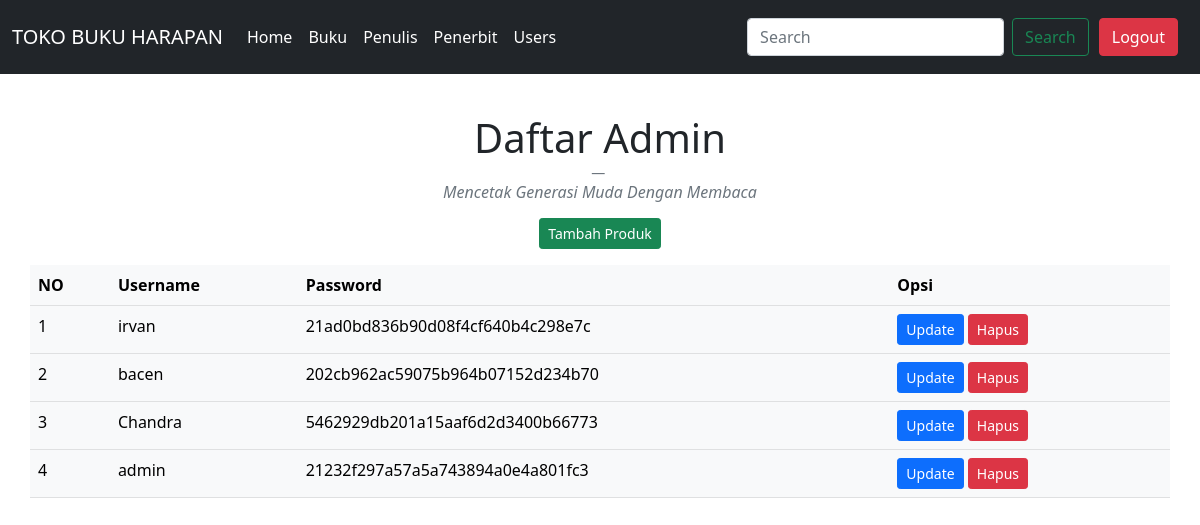
The page /admin/users/index.php (signed in) on the database its author committed.
### tables this page shows
CREATE TABLE `users` (
  `id` int(11) NOT NULL,
  `username` varchar(50) NOT NULL,
  `password` text NOT NULL
);

### admin/users/index.php (the view, shortened to what this page needs)
<!DOCTYPE html>
<html lang="en">
<head>
    <link href="https://cdn.jsdelivr.net/npm/bootstrap@5.0.0-beta3/dist/css/bootstrap.min.css" rel="stylesheet">
</head>
<body>
        <nav class="navbar navbar-expand-lg navbar-dark bg-dark">
  <div class="container-fluid">
    <a class="navbar-brand" href="#">TOKO BUKU HARAPAN</a>
    <div class="collapse navbar-collapse" id="navbarTogglerDemo03">
      <ul class="navbar-nav me-auto mb-2 mb-lg-0">
        <li class="nav-item">
          <a class="nav-link active" aria-current="page" href="../index.php">Home
          </a>
        </li>
        <li class="nav-item">
          <a class="nav-link active" href="../books/index.php">Buku</a>
        </li>
        <li class="nav-item">
          <a class="nav-link active" href="../writers/index.php">Penulis</a>
        </li>
        <li class="nav-item">
          <a class="nav-link active" href="../publisher/index.php">Penerbit</a>
        </li>
        <li class="nav-item">
          <a class="nav-link active" href="../users/index.php">Users</a>
        </li>
      </ul>
      <form class="d-flex">
        <input class="form-control me-2" type="search" placeholder="Search" aria-label="Search">
        <button class="btn btn-outline-success" type="submit">Search</button>
      </form>
      <a href="../proses/logout.php" class="btn btn-danger" style="margin: 10px">Logout</a>
    </div>
  </div>
</nav>
<br>
<center>
<figure>
  <blockquote class="blockquote">
    <p><h1 class="display-6">Daftar Admin</h1></p>
  </blockquote>
  <figcaption class="blockquote-footer">
     <cite title="Source Title"><h6>Mencetak Generasi Muda Dengan Membaca</h6></cite>
  </figcaption>
</figure>
</center>
<div class="container">
    <p align = "center">
        <a href="add.php" class="btn btn-sm btn-success">Tambah Produk</a>
    </p>
    <div class="row">
    <table class="table table-light table-hover" >
      <tr>
        <th>NO</th>
        <th>Username</th>
        <th>Password</th>
        <th>Opsi</th>
      </tr>
<?php $i = 1; ?>
<?php
            include "../../config/conn.php";
            $query = "SELECT * FROM users";
            $data = mysqli_query($conn, $query);
            while($d = mysqli_fetch_array($data)){
            ?>
      <tr>
        <td><?= $i; ?></td>
        <td> <?= $d["username"]; ?> </td>
        <td><?= $d["password"]; ?></td>
        <td>
          <a href="edit.php?id=<?= $d["id"]; ?>"><button class="btn btn-sm btn-primary">Update</button></a>
          <a href="../proses/delete-user.php?id=<?= $d["id"]; ?>"><button class="btn btn-sm btn-danger">Hapus</button></a>
        </td>
      </tr>
  <?php $i++; ?>
<?php } ?>
    </table>
</div>
</body>
</html>

### rows shown on the page
users: username "irvan", password "21ad0bd836b90d08f4cf640b4c298e7c"
users: username "bacen", password "202cb962ac59075b964b07152d234b70"
users: username "Chandra", password "5462929db201a15aaf6d2d3400b66773"
users: username "admin", password "21232f297a57a5a743894a0e4a801fc3"
